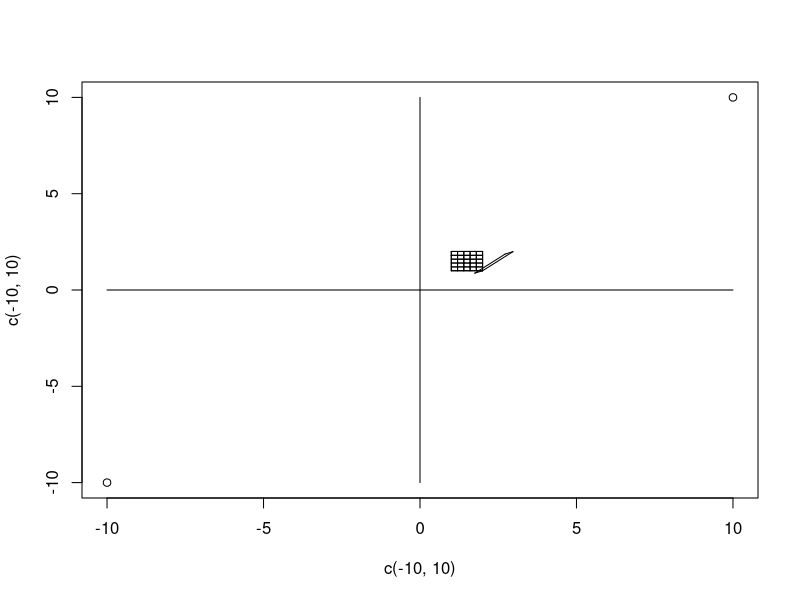

The R script that drew this image:
Traslacion <- function(x=0, y=0, t=0){
  res = c(x + t[1], y + t[2])
}

Traslada_Puntos <- function(x=0, y=0, pi=0, pf=0){
  t = c(pf[1] - pi[1], pf[2] - pi[2])
  np1 = length(x)

  xn = c()
  yn = c()
  for (i in 1:np1){
    print('datos iniciales')
    print(c(x[i], y[i]))
    p = Traslacion(x[i], y[i], t)
    print('datos finales')
    print(p)
    xn = c(xn, p[1])
    yn = c(yn, p[2])
  }
  ret = list(x=xn, y = yn)
}

Rota_Puntos <- function(x=0, y=0, pr=0, teta){
  pi = pr
  pf = c(0,0)
  pt = Traslada_Puntos(x, y, pi, pf)

  np1 = length(x)

  xn = c()
  yn = c()
  for (i in 1:np1){
    p = Rota(teta, pt$x[i], pt$y[i])
    xn = c(xn, p[1])
    yn = c(yn, p[2])
  }

  pf = pr
  pi = c(0,0)
  pt = Traslada_Puntos(xn, yn, pi, pf)
  ret = list(x=pt$x, y = pt$y)
}



Gen_Cuadrado <- function(x0=0, y0=0, del1=0){
  x = c(x0, x0+del1, x0+del1, x0)
  y = c(y0, y0, y0+del1, y0+del1)
  res = list(x=x, y=y)
}



Graf_Cuadrado <- function(x, y){
  for (i in 1:4){
    points(c(x[i], x[i+1]),c(y[i], y[i+1]), type='l')
  }
  points(c(x[4], x[1]),c(y[4], y[1]), type='l')
}

Rota <- function(teta=0, x=0, y=0){
  rot = matrix(c(cos(teta), sin(teta), -sin(teta), cos(teta)), ncol=2)
  res = rot %*% c(x, y)
}

Rota_Vertices <- function(teta=0, x=0, y=0, p=0){
  np1 = length(x)
  xn = c()
  yn = c()
  for (i in 1:np1){
    r = Rota(teta, x[i]-p[1], y[i]-p[2])
    xn = c(xn, r[1] + p[1])
    yn = c(yn, r[2] + p[2])
  }
}
x1 = 1
y1 = 1
del1 = 1

plot(c(-10,10), c(-10,10))
points(c(-10, 10), c(0,0), type='l')
points(c(0,0), c(-10,10), type='l')
p = Gen_Cuadrado(x1, y1, del1)
Graf_Cuadrado(p$x, p$y)

for (x in seq(x1, x1+.8,.2)){
  for (y in seq(y1, y1+.8, .2)){
    q = Gen_Cuadrado(x, y, .2)
    Graf_Cuadrado(q$x, q$y)
  }
}
res = Rota(pi/2, 1, 0)

print(res)

print(p$x)
print(p$y)

# P1 es trasladado a p2

pi = c(p$x[1], p$y[1])
pf = c(p$x[2], p$y[2])
p = Traslada_Puntos(p$x, p$y, pi, pf)

pi = c(p$x[1], p$y[1])
p = Rota_Puntos(p$x, p$y, pi, pi/8)


Graf_Cuadrado(p$x, p$y)

